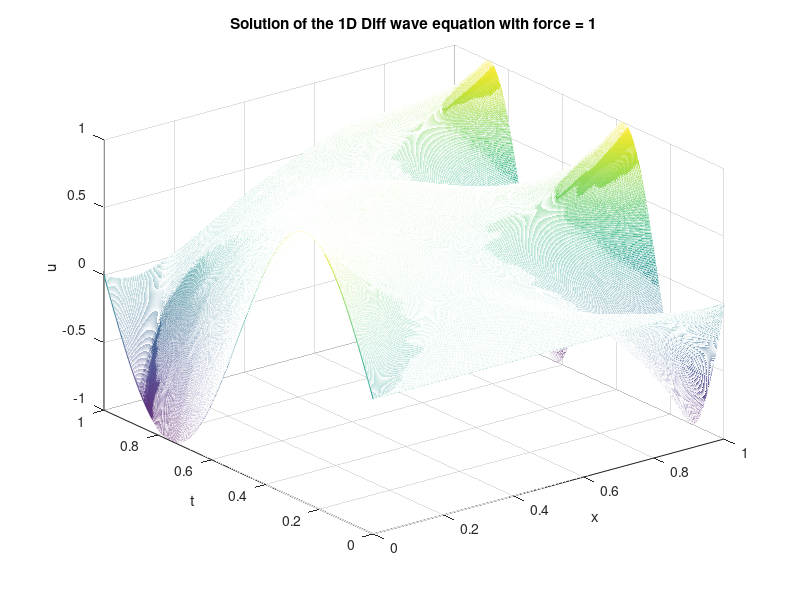
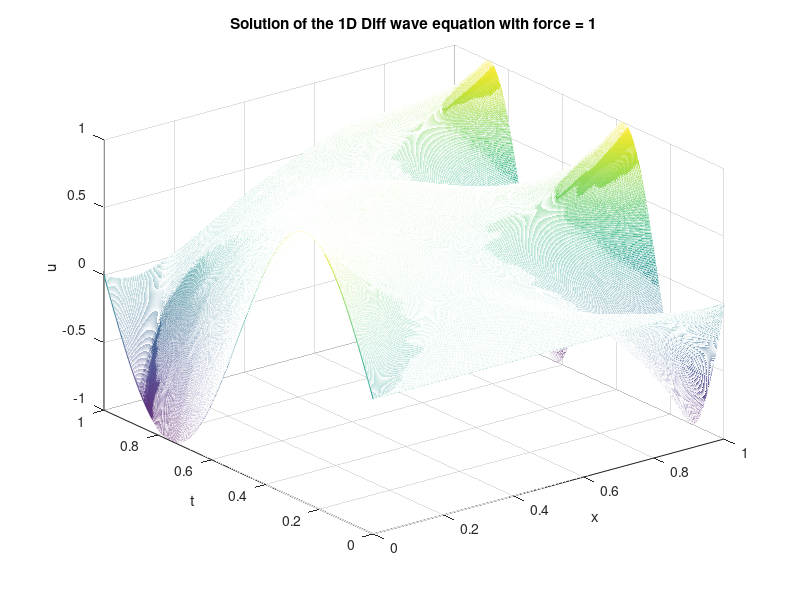
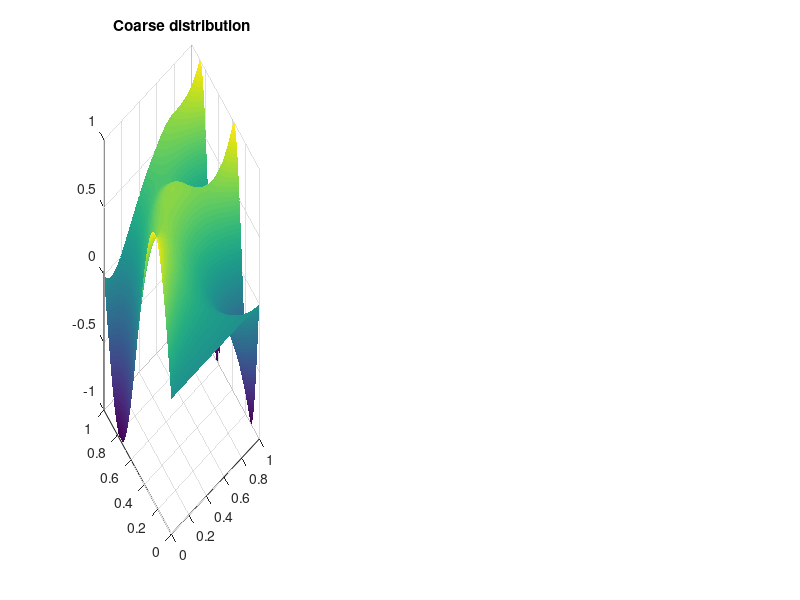

Reproduce these figures in MATLAB, in order. (Note: this script raises an error after producing the figures.)
clear; close all; clc;

%% Global parameters
E = 1;
S = 1;
if_force = 1;
alpha = 5;

%% Grid definition

L = 1.0; % length of the domain
T = 1.0; % final time
nx = 1000; % number of grid points
nt = 1000; % number of time steps

lx0 = 0.0; % left boundary
lt0 = 0.0; % initial time
xf  = linspace(0,T,nx);    % fine discretisation
xc  = linspace(0,T,nx/10); % coarse discretisation
tf  = linspace(0,T,nt);     % fine discretisation
tc  = linspace(0,T,nt/10);

dx = L/(nx-1); % grid spacing
dt = T/(nt-1); % time step

Ix = sparse(nx, nx);
It = sparse(nt, nt);

%%%%%%%%%%%%%%%%%%%%%%%%%%%%%%%%%%%%%%%%%%%%%%%%%%%%%%%%%%%%%%
%% Time steps
lx = lx0:dx:L; % grid points
lt = lt0:dt:T; % time points

%% Matrix initialization
f = sparse(nx, nt); % force matrix 
K = sparse(nx, nx); % stiffness matrix
u = sparse(nx, nt); % solution matrix

%% discrete initial condition
ud0d = sin(2*pi*lt)/T; % initial condition
udLd = -sin(4*pi*lt)/T; % boundary condition

%% discrete force
if if_force==1
    %f = (1e3 * (sin(3*pi*lt)/T)' * (sin(5*pi*lx)/L))';
    [mesh_x_f,mesh_t_f] = meshgrid(tf,xf);
    [mesh_x_g,mesh_t_g] = meshgrid(tc,xc);
    fg = 10*rand(nt/10,nx/10);
    f = interp2(mesh_x_g,mesh_t_g,fg,mesh_x_f,mesh_t_f,'spline');
end
%%%%%%%%%%%%%%%%%%%%%%%%%%%%%%%%%%%%%%%%%%%%%%%%%%%%%%%%%%%%%%

%% Constructing the Identities for Assembly

mx = dx/6*[2 1; 1 2];
mt = dt/6*[2 1; 1 2];

for i = 1:nx-1
    Ix(i:i+1, i:i+1) = Ix(i:i+1, i:i+1) + mx;
end
for i = 1:nt-1
    It(i:i+1, i:i+1) = It(i:i+1, i:i+1) + mt;
end

%%%%%%%%%%%%%%%%%%%%%%%%%%%%%%%%%%%%%%%%%%%%%%%%%%%%%%%%%%%%%%
%% Assembly of F, K and P

M = alpha*Ix;

F = Ix * f;
ke = 1/dx*[1 -1; -1 1];

for i = 1:nx-1
    K(i:i+1, i:i+1) = K(i:i+1, i:i+1) + ke;
end

P = K + M/dt;
%%%%%%%%%%%%%%%%%%%%%%%%%%%%%%%%%%%%%%%%%%%%%%%%%%%%%%%%%%%%%%
%% Refactoring the solution matrix
u(1, :) = ud0d;
u(end, :) = udLd;
dof_b = [1, nx];
dof_u = setdiff(1:nx, dof_b);
Puu = P(dof_u, dof_u);
Pub = P(dof_u, dof_b);
Pbu = P(dof_b, dof_u);
Pbb = P(dof_b, dof_b);
Muu = M(dof_u, dof_u);


Fu = F(dof_u, :);
for i=2:nt
    u(dof_u, i) = Puu\(Fu(:, i) + Muu *u(dof_u, i-1)/dt - Pub*u(dof_b, i));
end


figure
[lx_mesh, lt_mesh] = meshgrid(lx, lt);
mesh(lx_mesh, lt_mesh, u');
xlabel('x')
ylabel('t')
zlabel('u')
title(['Solution of the 1D Diff wave equation with force = ', num2str(if_force)]);
saveas(gcf, strcat('../Final Report/assets/TP2_ref_Dif_solution_', num2str(if_force), '.png'));
saveas(gcf, strcat('assets/TP2_ref_Dif_solution_', num2str(if_force), '.png'));

%%%%%%%%%%%%%%%%%%%%%%%%%%%%%%%%%%%%%%%%%%%%%%%%%%%%%%%%%%%%%%
% Plot collectively
figure(2)
subplot(1,3,1)
surf(lx_mesh,lt_mesh,u')
title("Coarse distribution")
shading interp

% Plot individual modes
figure(3)


%%%%%%%%%%%%%%%%%%%%%%%%%%%%%%%%%%%%%%%%%%%%%%%%%%%%%%%%%%%%%%
%% Reduction of the model PGD
[ucldot, D] = derivative(nt, u, It);
ucl = (1-lx/L)'*ud0d + (lx/L)'*udLd;
G = F - K*ucl - M*ucldot;

% Do SVD
[X,S,V] = svd(full(u));
U_SVD = zeros(nt,nx);


lambda = lt;
iter = 0;
W = zeros(nx, nt) + ucl;
nb_modes = 13;
error = zeros(1, nb_modes);
error_svd = zeros(1, nb_modes);
Lambda_con = zeros(nx, nb_modes);
for i = 1:nb_modes
    er = 1;
    while er > 1e-3
        old_lambda = lambda;
        iter = iter + 1;
        intlambda = lambda * It * lambda';
        H = intlambda * K + (lambda*It*(D*lambda'))*Ix;
        J = lambda * It * G';
        Huu = H(dof_u, dof_u);
        Ju = J(dof_u);
        Lambda = zeros(nx, 1);
        Lambda(dof_u) = (Huu\Ju');
        Lambda = Lambda./ sqrt(Lambda'*K*Lambda);
        h = (Lambda' * G)';
        m = (Lambda' * Ix * Lambda);
        lambda(2:end) = (m*D(2:end, 2:end) + eye(size(D(2:end, 2:end))))\h(2:end);
        er = ((lambda - old_lambda)*It*(lambda - old_lambda)')/ intlambda;
    end
    G = G - K*Lambda*lambda;
    W = W + Lambda * lambda;
    Lambda_con(:, i) = Lambda;
    Q = grahm_shmidt(Lambda_con, K);
    
    % Do SVD
    U_SVD = X(:,1:i)*S(1:i,1:i)*V(:,1:i)';
    num_svd = zeros(nx, 1);

    num = zeros(nx, 1);
    den = zeros(nx, 1);
    for j=1:nx
        num(j) = (u(j, :) - W(j, :))*It*(u(j, :) - W(j, :))';
        den(j) = (u(j, :))*It*(u(j, :))';
        %SVD num
        num_svd(j) = (u(j, :) - U_SVD(j, :))*It*(u(j, :) - U_SVD(j, :))';
    end
    num = num'*Ix*num;
    den = den'*Ix*den;
    error(i) = num/den;
    %SVD error
    num_svd = num_svd'*Ix*num_svd;
    error_svd(i) = num_svd/den;
    figure(2)
    subplot(1,3,2)
    mesh(lx_mesh,lt_mesh,W');
    xlabel('x')
    ylabel('y')
    zlabel('U PGD')
    shading interp
    Title = ["Approximation with "+ i " mode(s)"];
    title(Title)
    figure(2)
    subplot(1,3,3);
    semilogy(real(error), 'r');
    hold on
    semilogy(real(error_svd), 'b');
    legend('PGD', 'SVD')
    xlabel('modes');
    ylabel('error');
    Title2 = ["Error with "+ i " mode(s)"];
    title(Title2)    
    pause(0.5)
    if i<10
        figure(3)
        subplot(3,3,i)
        mesh(lx_mesh,lt_mesh,(Lambda * lambda)');
    end
end

u_red = W;
figure(2)
fprintf('\nNumber of iterations: %d', iter);
fprintf('\n\nFinal error: %d', er);
saveas(gcf, strcat('../Final Report/assets/TP2_red_anim_solution_', num2str(if_force), '.png'));
saveas(gcf, strcat('assets/TP2_red_anim_solution_', num2str(if_force), '.png'));

% Plot the reduced modes
figure(3)
sgtitle('Modes of the reduced model')
saveas(gcf, strcat('assets/TP2_red_modes_', num2str(if_force), '.png'));
saveas(gcf, strcat('../Final Report/assets/TP2_red_modes_', num2str(if_force), '.png'));


%% Cost = no.modes * n_iter * cost
figure(4)
[lx_mesh, lt_mesh] = meshgrid(lx, lt);
mesh(lx_mesh, lt_mesh, u_red');
xlabel('x')
ylabel('t')
zlabel('u')
title(['Reduced Solution of the 1D wave equation with force = ', num2str(if_force)]);
saveas(gcf, strcat('../Final Report/assets/TP2_red_solution_', num2str(if_force), '.png'));
saveas(gcf, strcat('assets/TP2_red_solution_', num2str(if_force), '.png'));
